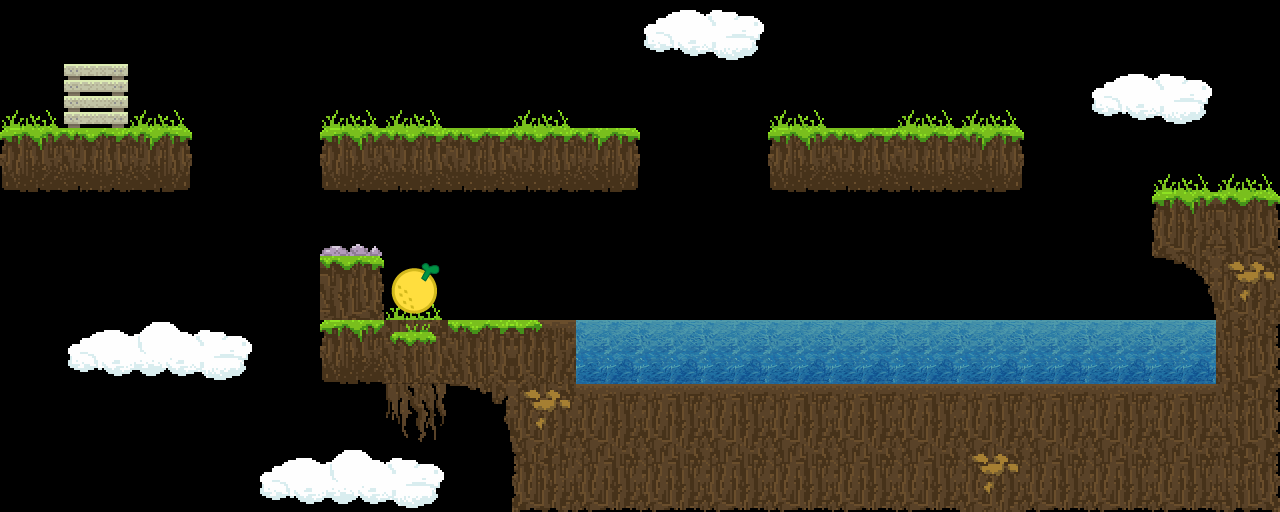

This game map was drawn from its Tiled (.tmx) file and the tilesets committed beside it. A one-line description and the trimmed map source follow:
An orthogonal 20x8 tile map with 64x64 px tiles, 2 tile layers (background, map), 3 tilesets and 15 objects (3x platform, start, end).

<map version="1.0" orientation="orthogonal" renderorder="right-down" width="20" height="8" tilewidth="64" tileheight="64" nextobjectid="40">
 <tileset firstgid="1" name="Tiles_64x64" tilewidth="64" tileheight="64" tilecount="64" columns="8">
  <image source="../tilesets/Tiles_64x64.png" trans="000000" width="512" height="512" />
 </tileset>
 <tileset firstgid="65" name="endTile" tilewidth="64" tileheight="64" tilecount="1" columns="1">
  <image source="../tilesets/endTile.png" width="65" height="65" />
 </tileset>
 <tileset firstgid="66" name="tilesheet-water" tilewidth="64" tileheight="64" tilecount="9" columns="3">
  <image source="../tilesets/tilesheet-water.png" width="192" height="224" />
 </tileset>
 <layer name="background" width="20" height="8">
  <data>[160 cells, 11 non-empty, 4 distinct tile ids]</data>
 </layer>
 <layer name="map" width="20" height="8">
  <data>[160 cells, 71 non-empty, 22 distinct tile ids]</data>
 </layer>
 <objectgroup name="water">
  <object id="38" x="576" y="320" width="640" height="64" />
 </objectgroup>
 <objectgroup name="ground">
  <object id="22" x="0" y="128" width="192" height="64" />
  <object id="23" x="320" y="128" width="320" height="64" />
  <object id="24" x="768" y="128" width="256" height="64" />
  <object id="25" x="1152" y="192" width="128" height="64" />
  <object id="26" x="1216" y="256" width="64" height="256" />
  <object id="29" x="320" y="320" width="192" height="64" />
  <object id="30" x="320" y="256" width="64" height="64" />
  <object id="35" x="512" y="320" width="64" height="192" />
  <object id="39" x="576" y="384" width="640" height="128" />
 </objectgroup>
 <objectgroup name="positions">
  <object id="11" name="start" x="64" y="14" width="64" height="64" />
  <object id="12" name="end" x="382" y="254" width="64" height="64" />
 </objectgroup>
 <objectgroup name="objects">
  <object id="19" type="platform" x="478" y="62" width="150" height="62">
   <properties>
    <property name="density" type="float" value="0.4" />
   </properties>
  </object>
  <object id="20" type="platform" x="886" y="60" width="150" height="64">
   <properties>
    <property name="density" type="float" value="0.4" />
   </properties>
  </object>
  <object id="21" type="platform" x="808" y="286" width="144" height="54">
   <properties>
    <property name="density" type="float" value="0.4" />
   </properties>
  </object>
 </objectgroup>
</map>
